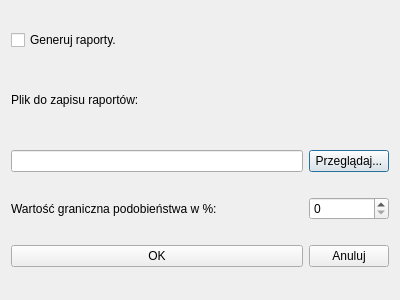
<?xml version="1.0" encoding="UTF-8"?>
<ui version="4.0">
 <class>FuzzyOptionsDialog</class>
 <widget class="QDialog" name="FuzzyOptionsDialog">
  <property name="geometry">
   <rect>
    <x>0</x>
    <y>0</y>
    <width>400</width>
    <height>300</height>
   </rect>
  </property>
  <property name="windowTitle">
   <string>Dialog</string>
  </property>
  <layout class="QGridLayout" name="gridLayout">
   <item row="0" column="0">
    <widget class="QCheckBox" name="_generate">
     <property name="text">
      <string>Generuj raporty.</string>
     </property>
    </widget>
   </item>
   <item row="1" column="0">
    <widget class="QLabel" name="label">
     <property name="sizePolicy">
      <sizepolicy hsizetype="Preferred" vsizetype="Minimum">
       <horstretch>0</horstretch>
       <verstretch>0</verstretch>
      </sizepolicy>
     </property>
     <property name="maximumSize">
      <size>
       <width>16777215</width>
       <height>50</height>
      </size>
     </property>
     <property name="text">
      <string>Plik do zapisu raportów:</string>
     </property>
    </widget>
   </item>
   <item row="3" column="0">
    <widget class="QLabel" name="label_2">
     <property name="sizePolicy">
      <sizepolicy hsizetype="Preferred" vsizetype="Minimum">
       <horstretch>0</horstretch>
       <verstretch>0</verstretch>
      </sizepolicy>
     </property>
     <property name="maximumSize">
      <size>
       <width>16777215</width>
       <height>50</height>
      </size>
     </property>
     <property name="text">
      <string>Wartość graniczna podobieństwa w %:</string>
     </property>
    </widget>
   </item>
   <item row="2" column="0">
    <widget class="QLineEdit" name="_raport"/>
   </item>
   <item row="2" column="1">
    <widget class="QPushButton" name="_browse">
     <property name="text">
      <string>Przeglądaj...</string>
     </property>
    </widget>
   </item>
   <item row="4" column="0">
    <widget class="QPushButton" name="_ok">
     <property name="text">
      <string>OK</string>
     </property>
    </widget>
   </item>
   <item row="4" column="1">
    <widget class="QPushButton" name="_cancel">
     <property name="text">
      <string>Anuluj</string>
     </property>
    </widget>
   </item>
   <item row="3" column="1">
    <widget class="QSpinBox" name="_fuzzyValue">
     <property name="maximum">
      <number>100</number>
     </property>
    </widget>
   </item>
  </layout>
 </widget>
 <resources/>
 <connections/>
</ui>
